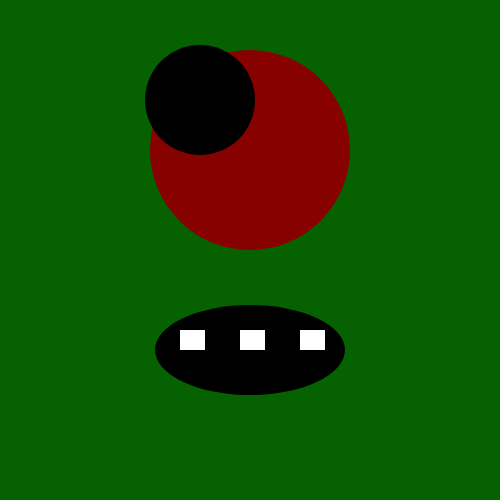
Frame 1 (no input)
Frame 60 (no input): identical to frame 1, image omitted
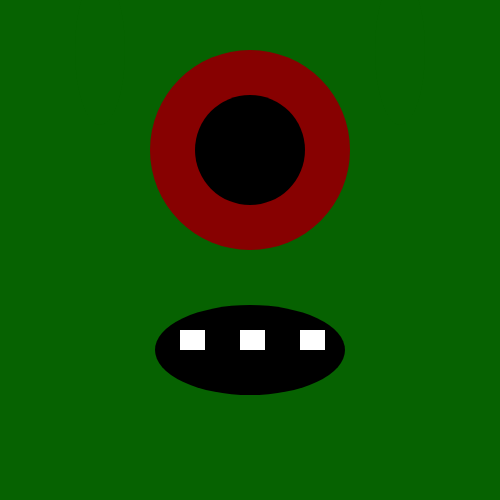
Frame 120 (the mouse pressed at the canvas centre since frame 60)

The p5.js sketch that drew these frames (run headless with seeded random() and noise() and a simulated clock; from frame 60 on, the mouse is pressed at the canvas centre):

// p5.js sketch
// ── sketch.js
let pupilX; // X-coordinate of the pupil
let pupilY; // Y-coordinate of the pupil

function setup() {
  createCanvas(500, 500); // Create a canvas of size 500x500 pixels
  noStroke(); // Disable drawing outlines for shapes
}

function draw() {
  background(6, 98, 1); // Set the background color to Alien skin color

  // Draw ears
  fill(6, 98, 1); // Set fill color to Alien skin color
  ellipse(100, 50, 50, 150); // Left ear
  ellipse(400, 50, 50, 150); // Right ear

  // Draw eye
  fill(135, 1, 1); // Set fill color to White
  ellipse(250, 150, 200); // Draw the eye

  // Calculate pupil position based on mouse position
  pupilX = map(mouseX, 0, width, 200, 300); // Map mouseX to pupilX between 200 and 300
  pupilY = map(mouseY, 0, height, 100, 200); // Map mouseY to pupilY between 100 and 200

  // Draw pupil
  fill(0); // Set fill color to Black
  ellipse(pupilX, pupilY, 110); // Draw the pupil

  // Draw mouth
  fill(0); // Set fill color to Black
  ellipse(250, 350, 190, 90); // Draw the mouth

  // Draw teeth
  fill(255); // Set fill color to White
  for (let i = 0; i < 3; i++) { // Draw three teeth
    let x = 180 + i * 60; // Calculate x-coordinate of teeth
    rect(x, 330, 25, 20); // Draw a rectangle representing a tooth
  }
}

function windowResized() {
  resizeCanvas(windowWidth, windowHeight); // Adjust canvas size when the window is resized
}
